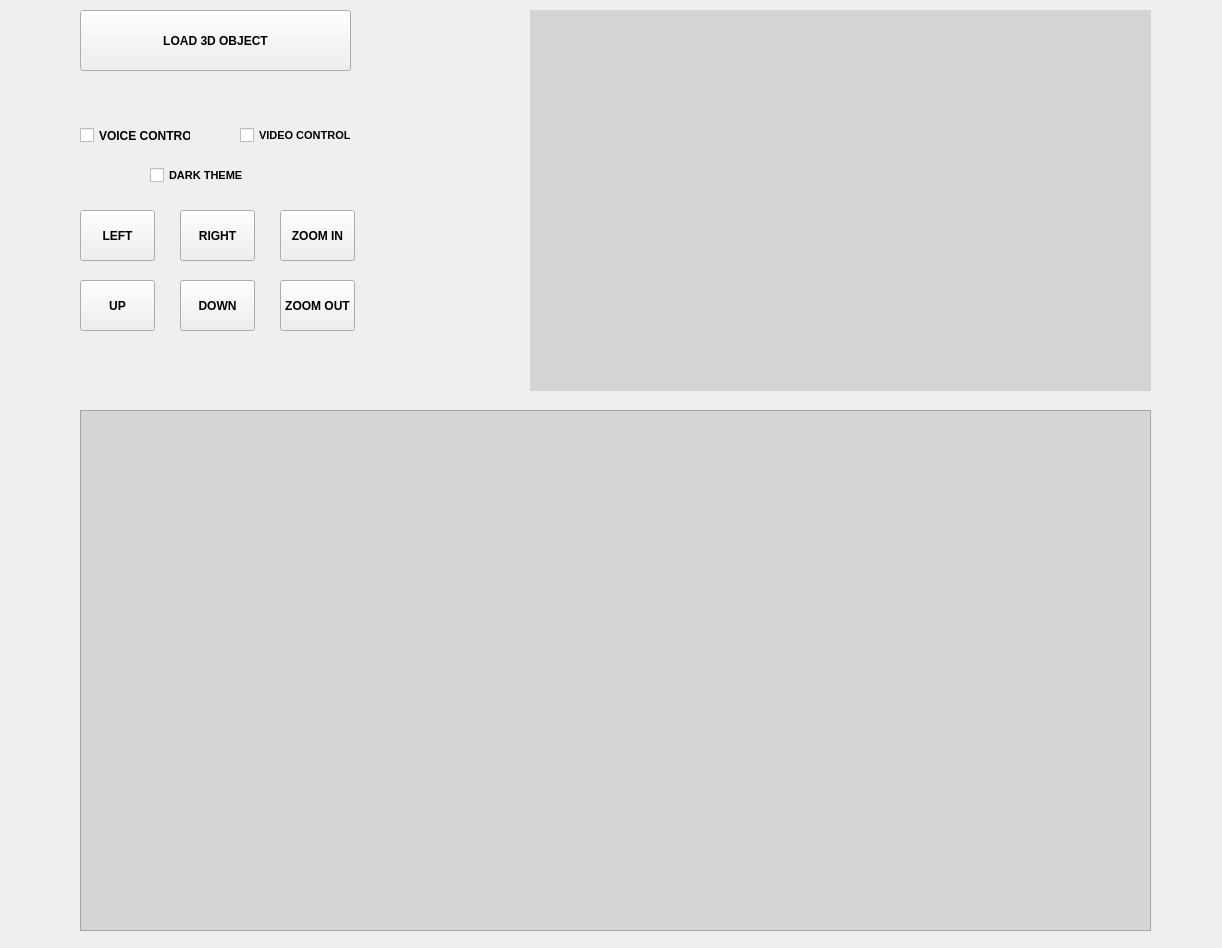
<?xml version="1.0" encoding="UTF-8"?>
<ui version="4.0">
 <class>mainWindow</class>
 <widget class="QMainWindow" name="mainWindow">
  <property name="geometry">
   <rect>
    <x>0</x>
    <y>0</y>
    <width>1222</width>
    <height>948</height>
   </rect>
  </property>
  <property name="font">
   <font>
    <kerning>true</kerning>
   </font>
  </property>
  <property name="windowTitle">
   <string>3d-Object-Visualizer</string>
  </property>
  <widget class="QWidget" name="centralwidget">
   <widget class="QPushButton" name="loadButton">
    <property name="geometry">
     <rect>
      <x>80</x>
      <y>10</y>
      <width>271</width>
      <height>61</height>
     </rect>
    </property>
    <property name="font">
     <font>
      <weight>75</weight>
      <bold>true</bold>
      <kerning>true</kerning>
     </font>
    </property>
    <property name="text">
     <string>LOAD 3D OBJECT</string>
    </property>
   </widget>
   <widget class="QPushButton" name="rotateLeftButton">
    <property name="geometry">
     <rect>
      <x>80</x>
      <y>210</y>
      <width>75</width>
      <height>51</height>
     </rect>
    </property>
    <property name="font">
     <font>
      <weight>75</weight>
      <bold>true</bold>
      <kerning>true</kerning>
     </font>
    </property>
    <property name="text">
     <string>LEFT</string>
    </property>
   </widget>
   <widget class="QPushButton" name="rotateRightButton">
    <property name="geometry">
     <rect>
      <x>180</x>
      <y>210</y>
      <width>75</width>
      <height>51</height>
     </rect>
    </property>
    <property name="font">
     <font>
      <weight>75</weight>
      <bold>true</bold>
      <kerning>true</kerning>
     </font>
    </property>
    <property name="text">
     <string>RIGHT</string>
    </property>
   </widget>
   <widget class="QPushButton" name="rotateUpButton">
    <property name="geometry">
     <rect>
      <x>80</x>
      <y>280</y>
      <width>75</width>
      <height>51</height>
     </rect>
    </property>
    <property name="font">
     <font>
      <weight>75</weight>
      <bold>true</bold>
      <kerning>true</kerning>
     </font>
    </property>
    <property name="text">
     <string>UP</string>
    </property>
   </widget>
   <widget class="QPushButton" name="rotateDownButton">
    <property name="geometry">
     <rect>
      <x>180</x>
      <y>280</y>
      <width>75</width>
      <height>51</height>
     </rect>
    </property>
    <property name="font">
     <font>
      <weight>75</weight>
      <bold>true</bold>
      <kerning>true</kerning>
     </font>
    </property>
    <property name="text">
     <string>DOWN</string>
    </property>
   </widget>
   <widget class="QPushButton" name="zoomInButton">
    <property name="geometry">
     <rect>
      <x>280</x>
      <y>210</y>
      <width>75</width>
      <height>51</height>
     </rect>
    </property>
    <property name="font">
     <font>
      <weight>75</weight>
      <bold>true</bold>
      <kerning>true</kerning>
     </font>
    </property>
    <property name="text">
     <string>ZOOM IN</string>
    </property>
   </widget>
   <widget class="QPushButton" name="zoomOutButton">
    <property name="geometry">
     <rect>
      <x>280</x>
      <y>280</y>
      <width>75</width>
      <height>51</height>
     </rect>
    </property>
    <property name="font">
     <font>
      <weight>75</weight>
      <bold>true</bold>
      <kerning>true</kerning>
     </font>
    </property>
    <property name="text">
     <string>ZOOM OUT</string>
    </property>
   </widget>
   <widget class="QWidget" name="cameraWidget" native="true">
    <property name="geometry">
     <rect>
      <x>530</x>
      <y>10</y>
      <width>621</width>
      <height>381</height>
     </rect>
    </property>
    <property name="styleSheet">
     <string notr="true">background-color: rgb(212, 212, 212);</string>
    </property>
   </widget>
   <widget class="QFrame" name="sceneWidget">
    <property name="geometry">
     <rect>
      <x>80</x>
      <y>410</y>
      <width>1071</width>
      <height>521</height>
     </rect>
    </property>
    <property name="styleSheet">
     <string notr="true">background-color: rgb(214, 214, 214);</string>
    </property>
    <property name="frameShape">
     <enum>QFrame::StyledPanel</enum>
    </property>
    <property name="frameShadow">
     <enum>QFrame::Raised</enum>
    </property>
   </widget>
   <widget class="QCheckBox" name="videoControlCheckBox">
    <property name="geometry">
     <rect>
      <x>240</x>
      <y>110</y>
      <width>111</width>
      <height>51</height>
     </rect>
    </property>
    <property name="font">
     <font>
      <pointsize>8</pointsize>
      <weight>75</weight>
      <bold>true</bold>
     </font>
    </property>
    <property name="text">
     <string>VIDEO CONTROL</string>
    </property>
    <property name="iconSize">
     <size>
      <width>23</width>
      <height>28</height>
     </size>
    </property>
   </widget>
   <widget class="QCheckBox" name="voiceControlCheckBox">
    <property name="geometry">
     <rect>
      <x>80</x>
      <y>110</y>
      <width>111</width>
      <height>51</height>
     </rect>
    </property>
    <property name="font">
     <font>
      <weight>75</weight>
      <bold>true</bold>
     </font>
    </property>
    <property name="text">
     <string>VOICE CONTROL</string>
    </property>
   </widget>
   <widget class="QCheckBox" name="darkControlCheckBox">
    <property name="geometry">
     <rect>
      <x>150</x>
      <y>150</y>
      <width>111</width>
      <height>51</height>
     </rect>
    </property>
    <property name="font">
     <font>
      <pointsize>8</pointsize>
      <weight>75</weight>
      <bold>true</bold>
     </font>
    </property>
    <property name="text">
     <string>DARK THEME</string>
    </property>
    <property name="iconSize">
     <size>
      <width>23</width>
      <height>28</height>
     </size>
    </property>
   </widget>
  </widget>
 </widget>
 <resources/>
 <connections/>
</ui>
